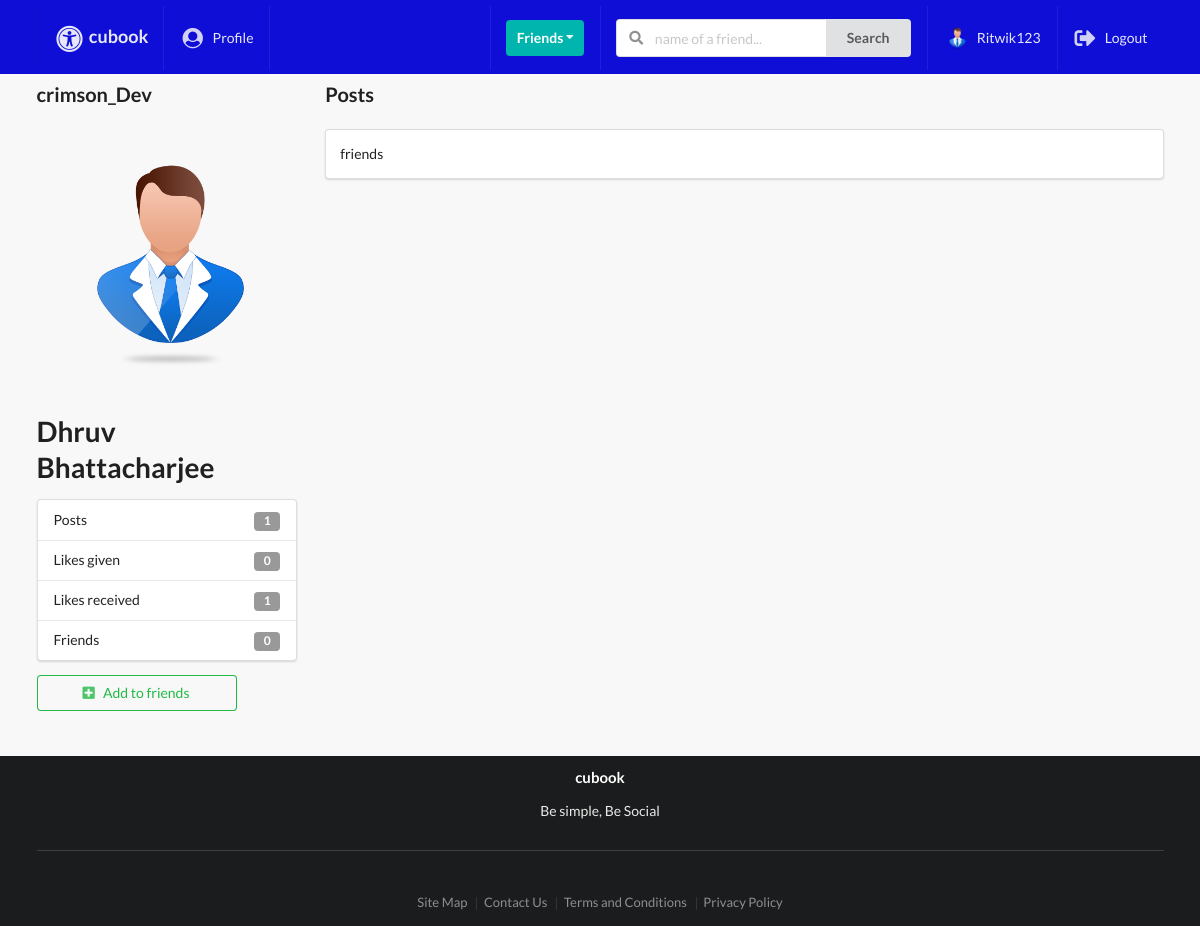
Page /profiles/dhruv-bhattacharjee/ (signed in) on the committed database.
### profiles/models.py (models this page shows, shortened)
class Profile(models.Model):
    first_name = models.CharField(max_length=200, blank=True)
    last_name = models.CharField(max_length=200, blank=True)
    user = models.OneToOneField(User, on_delete=models.CASCADE)
    bio = models.TextField(default="User has no bio ", max_length=300)
    email = models.EmailField(max_length=200, blank=True)
    country = models.CharField(max_length=200, blank=True)
    avatar = models.ImageField(default='avatar.png', upload_to='avatars/')
    friends = models.ManyToManyField(User, blank=True, related_name='friends')
    slug = models.SlugField(unique=True, blank=True)
    updated = models.DateTimeField(auto_now=True)
    created = models.DateTimeField(auto_now_add=True)
    objects = ProfileManager()
    def get_friends_no(self):
        return self.friends.all().count()
    def get_posts_no(self):
        return self.posts.all().count()
    def get_all_authors_posts(self):
        return self.posts.all()
    def get_likes_given_no(self):
        likes = self.like_set.all()
        total_liked = 0
        for item in likes:
            if item.value=='Like':
                total_liked += 1
        return total_liked
    def get_likes_recieved_no(self):
        posts = self.posts.all()
        total_liked = 0
        for item in posts:
            total_liked += item.liked.all().count()
        return total_liked
    __initial_first_name = None
    __initial_last_name = None
    def __init__(self, *args, **kwargs):
        super().__init__(*args, **kwargs)
        self.__initial_first_name = self.first_name
        self.__initial_last_name = self.last_name

### posts/models.py (models this page shows, shortened)
class Post(models.Model):
    content = models.TextField()
    image = models.ImageField(upload_to='posts',validators=[FileExtensionValidator(['png','jpg','jpeg','gif'])], blank=True)
    liked = models.ManyToManyField(Profile,blank = True,related_name = 'likes')
    updated = models.DateTimeField(auto_now = True)
    created = models.DateTimeField(auto_now_add = True)
    author = models.ForeignKey(Profile, on_delete = models.CASCADE,related_name='posts')
    class Meta:
        ordering = ('-created',)

### profiles/views.py (the view)
# urls.py: path('<slug>/',ProfileDetailView.as_view(),name='profile-detail-view'),
class ProfileDetailView(LoginRequiredMixin, DetailView):
    model = Profile
    template_name = 'profiles/detail.html'
    def get_context_data(self, **kwargs):
        context = super().get_context_data(**kwargs)
        user = User.objects.get(username__iexact=self.request.user)
        profile = Profile.objects.get(user=user)
        rel_r = Relationship.objects.filter(sender=profile)
        rel_s = Relationship.objects.filter(receiver=profile)
        rel_receiver = []
        rel_sender = []
        for item in rel_r:
            rel_receiver.append(item.receiver.user)
        for item in rel_s:
            rel_sender.append(item.sender.user)
        context["rel_receiver"] = rel_receiver
        context["rel_sender"] = rel_sender
        context['posts'] = self.get_object().get_all_authors_posts()
        context['len_posts'] = True if len(self.get_object().get_all_authors_posts()) > 0 else False
        return context

### profiles/context_processors.py (called while the page is built)
def profile_pic(request):
    if request.user.is_authenticated:
        profile_obj = Profile.objects.get(user=request.user)
        pic = profile_obj.avatar
        return {'picture': pic}
    return{}

def invitations_received_no(request):
    if request.user.is_authenticated:
        profile_obj = Profile.objects.get(user=request.user)
        qs_count = Relationship.objects.invitations_received(profile_obj).count()
        return {'invites_num': qs_count}
    return{}

### profiles/models.py (called while the page is built)
    def invitations_received(self, receiver):
        qs = Relationship.objects.filter(receiver=receiver, status='send')
        return qs

### profiles/templates/profiles/detail.html (shortened to what this page needs)
{% extends 'base.html' %}
{% block content %}
<div class="ui grid">
    <br>
    <div class="row">
        <div class="four wide column">
            <p style="font-size:20px"><b>{{object.user}}</b></p>
            <img class="ui medium rounded image" src={{object.avatar.url}}>
            <h1>{{object.first_name}}  {{object.last_name}}</h1>
            <div class="ui vertical fluid menu">
                <div class="item">
                    Posts
                    <div class="ui label">{{ object.get_posts_no }}</div>
                </div>
                <div class="item">
                    Likes given
                    <div class="ui label">{{ object.get_likes_given_no }}</div>
                </div>
                <div class="item">
                    Likes received
                    <div class="ui label">{{ object.get_likes_recieved_no }}</div>
                </div>
                <div class="item">
                    Friends
                    <div class="ui label">{{ object.get_friends_no }}</div>
                </div>
            </div>
            {% if object.user not in rel_receiver and object.user not in rel_sender %}
                <form action="{% url 'profiles:send-invite' %}" method="POST">
                    <button type="submit" class="ui positive basic button mb-5 w-big"><i class="plus square icon"></i>Add to friends</button>
                </form>
            {% endif %}
        </div>
        <div class="twelve wide column">
        <p style="font-size:20px"><b>Posts</b></p>
            {% if len_posts %}
                {% for post in posts %}
                    <div class="segment ui fluid">
                        {{post.content}}
                    </div>
                {% endfor %}
            {% else %}
                <h1>No posts ...</h1>
            {% endif %}
        </div>
    </div>
</div>
{% endblock content %}

### templates/main/navbar.html (shortened to what this page needs)
{% url 'posts:main-post-view' as path_to_posts %}
{% url 'profiles:my-profile-view' as path_to_profile %}
<div class="ui fixed inverted menu nav mb-7">
    <div class="ui container">
        <a href="{{path_to_posts}}" class="{% if request.path == path_to_posts %}  {% endif %}item">
            <h3><i class="large universal access icon"></i>cubook</h3>
        </a>
        {% if request.user.is_authenticated %}
        <a href="{{path_to_profile}}" class="{% if request.path == path_to_profile %} active {% endif %}item">
            <i class="large user circle icon"></i> Profile
        </a>
        {% endif %}
        <div class="right menu">
            {% if request.user.is_authenticated %}
            <div class="item">
                <div class="ui floating dropdown icon button teal"> Friends
                  <i class="dropdown icon"></i>
                </div>
            </div>
                <div class="item">
                   <form action="" method="GET">
                        <div class="ui action left icon input">
                            <input class="prompt" type="text" name='q' placeholder="name of a friend...">
                            <button type='submit' class="ui button">Search</button>
                        </div>
                    </form>
                </div>
                <a href="{{path_to_profile}}" class="item">
                   <img src={{picture.url}} class="ui avatar image">&nbsp;{{ request.user }}
                </a>
                <a href="{% url 'account_logout' %}" class="ui item">
                 <i class="large sign out alternate icon"></i> Logout
                </a>
            {% else %}
            <a href="{% url 'account_login' %}" class="ui item">
                 <i class="large sign in alternate icon"></i> Login
            </a>
            {% endif %}
        </div>
    </div>
</div>

### static_project/style.css (style rules this page uses)
body { background: #f8f8f8 !important; }
.nav { border-radius: 0px !important; padding: 6px 0 4px 0 !important; background-color: #0e0ed6 !important; }
.mb-7 { margin-bottom: 7px !important; }
.mb-5 { margin-bottom: 5px !important; }
.w-big { width: 200px !important; }

### rows in the picture
Profile: user "crimson_Dev", avatar (placeholder picture), first_name "Dhruv", last_name "Bhattacharjee", get_posts_no "1", get_likes_given_no "0", get_likes_recieved_no "1", get_friends_no "0"
Post: content "friends"

### other values in the picture
{{ request.user }} "Ritwik123"
